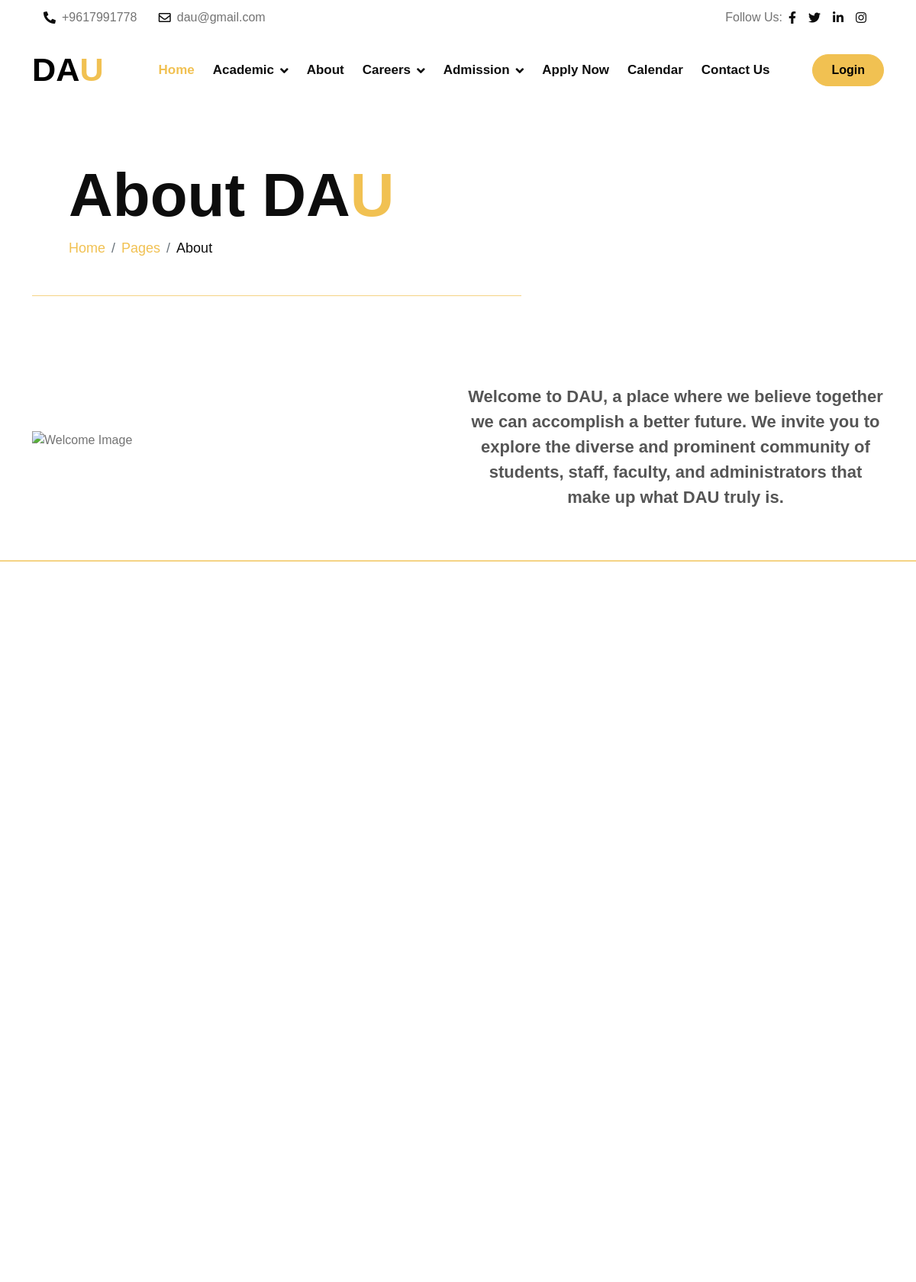
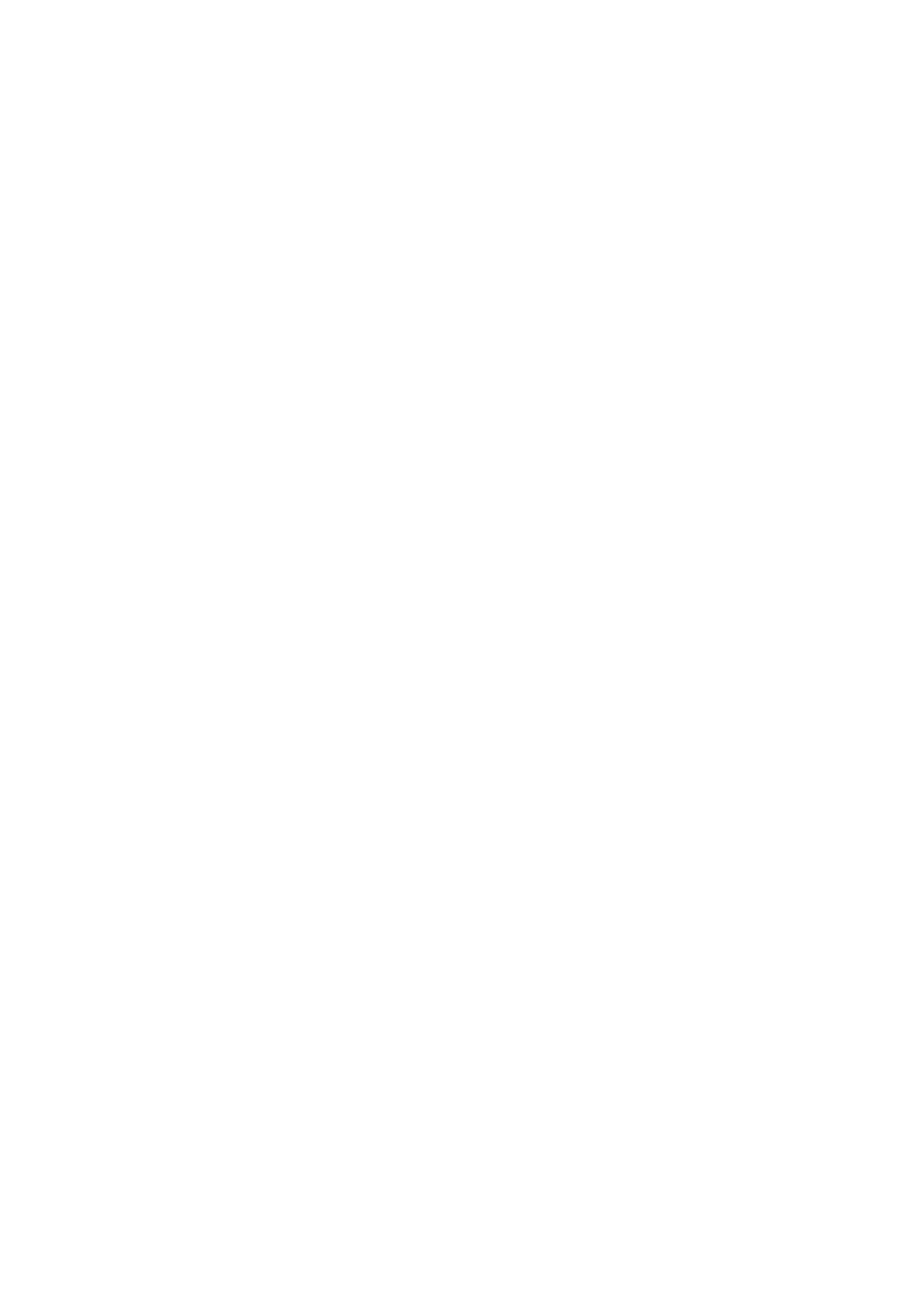
Page /Home/about.php (upper part) on the committed database (2 pictures, top to bottom).
### tables this page shows
CREATE TABLE `moreinfo` (
  `Name` varchar(255) NOT NULL,
  `welcomeStatement` varchar(100) NOT NULL,
  `PhoneNumber` varchar(20) DEFAULT NULL,
  `Instagram` varchar(255) DEFAULT NULL,
  `Facebook` varchar(255) DEFAULT NULL,
  `Twitter` varchar(255) DEFAULT NULL,
  `Linkedin` varchar(255) DEFAULT NULL,
  `Email` varchar(255) DEFAULT NULL,
  `Location` varchar(255) DEFAULT NULL
);

CREATE TABLE `about` (
  `WelcomeStatement` text NOT NULL,
  `Image1` varchar(100) NOT NULL,
  `PresidentMessage` text NOT NULL,
  `Image2` varchar(100) NOT NULL,
  `History` text NOT NULL,
  `SchoolsList` text NOT NULL,
  `Curriculum` text NOT NULL,
  `id` int(11) NOT NULL
);

### Home/class/DAL.class.php (called while the page is built, shortened)
<?php
class DAL
{
    public $servername = "localhost";
    public $username = "root";
    public $password = "";
    public $dbname = "university_db";
    private function connect()
    {
        $conn = new mysqli($this->servername, $this->username, $this->password, $this->dbname);
        return $conn;
    }
    public function getdata($sql)
    {
        $conn = $this->connect();
        $result = $conn->query($sql);
        $results = $result->fetch_all(MYSQLI_ASSOC);
        return $results;
    }
}

### Home/class/main.class.php (called while the page is built, shortened)
<?php
require_once('DAL.class.php');
class Main extends DAL
{
    function getAllInfo()
    {
        $sql = "SELECT * FROM moreinfo";
        return $this->getdata($sql);
    }
}

### Home/class/about.class.php (called while the page is built, shortened)
<?php
require_once('DAL.class.php');
class About extends DAL
{
    function getAbout()
    {
        $sql = "SELECT * FROM about ";
        return $this->getdata($sql);
    }
}

### Home/about.php (the view, shortened to what this page needs)
<?php require_once('common/header.php'); ?>
<?php
require_once("class/main.class.php");
require_once("class/about.class.php");
$about = new About();
$allAbout = $about->getAbout();
?>
<body>
    <?php require_once('common/navbar.php'); ?>
    <div class="container-fluid hero-header">
        <div class="container">
            <div class="row">
                <div class="col-lg-7">
                    <div class="hero-header-inner animated zoomIn">
                        <?php
                        $name = $allInfo[0]['Name'];
                        $lastLetter = substr($name, -1);
                        $nameWithoutLastLetter = substr($name, 0, -1);
                        ?>
                        <h1 class="display-1 text-dark">About
                            <?= $nameWithoutLastLetter ?><span class="text-primary"><?= $lastLetter ?></span>
                        </h1>
                        <ol class="breadcrumb mb-0">
                            <li class="breadcrumb-item"><a href="main.php">Home</a></li>
                            <li class="breadcrumb-item"><a href="#">Pages</a></li>
                            <li class="breadcrumb-item text-dark" aria-current="page">About</li>
                        </ol>
                    </div>
                </div>
            </div>
        </div>
    </div>
    <section class="welcome-section">
        <div class="container">
            <div class="row align-items-center">
                <div class="col-md-6">
                    <img src="img/college7.jpg" alt="Welcome Image" class="img-fluid">
                </div>
                <div class="col-md-6 text-center text-md-left">
                    <p class="lead"><?= nl2br(htmlspecialchars($allAbout[0]['WelcomeStatement'], ENT_QUOTES | ENT_SUBSTITUTE, 'UTF-8')) ?></p>
                </div>
            </div>
        </div>
    </section>
</body>
</html>

### Home/common/navbar.php (shortened to what this page needs)
<?php
require_once("class/main.class.php");
$info = new Main();
$allInfo = $info->getAllInfo();
?>
<div class="container-fluid fixed-top">
    <div class="container topbar d-none d-lg-block">
        <div class="topbar-inner" style="background-color: rgba(255, 255, 255, .5);">
            <div class="row gx-0">
                <div class="col-lg-7 text-start">
                    <div class="h-100 d-inline-flex align-items-center me-4">
                        <span class="fa fa-phone-alt me-2 text-dark"></span>
                        <a href="#" class="text-secondary"><span><?= $allInfo[0]['PhoneNumber'] ?></span></a>
                    </div>
                    <div class="h-100 d-inline-flex align-items-center">
                        <span class="far fa-envelope me-2 text-dark"></span>
                        <a href="#" class="text-secondary"><span><?= $allInfo[0]['Email'] ?></span></a>
                    </div>
                </div>
                <div class="col-lg-5 text-end">
                    <div class="h-100 d-inline-flex align-items-center">
                        <span class="text-body">Follow Us:</span>
                        <a class="text-dark px-2" href="<?= $allInfo[0]['Facebook'] ?>"><i class="fab fa-facebook-f"></i></a>
                        <a class="text-dark px-2" href="<?= $allInfo[0]['Twitter'] ?>"><i class="fab fa-twitter"></i></a>
                        <a class="text-dark px-2" href="<?= $allInfo[0]['Linkedin'] ?>"><i class="fab fa-linkedin-in"></i></a>
                        <a class="text-dark px-2" href="<?= $allInfo[0]['Instagram'] ?>"><i class="fab fa-instagram"></i></a>
                    </div>
                </div>
            </div>
        </div>
    </div>
    <div class="container">
        <nav class="navbar navbar-light navbar-expand-lg py-3">
            <a href="index.html" class="navbar-brand">
                <?php
                $name = $allInfo[0]['Name'];
                $lastLetter = substr($name, -1);
                $nameWithoutLastLetter = substr($name, 0, -1);
                ?>
                <h1 class="mb-0" style="font-size:2.7rem; color:black;">
                    <?= $nameWithoutLastLetter ?><span class="text-primary"><?= $lastLetter ?></span>
                </h1>
            </a>
            <div class="collapse navbar-collapse bg-white" id="navbarCollapse">
                <div class="navbar-nav ms-lg-auto mx-xl-auto">
                    <a href="main.php" class="nav-item nav-link active">Home</a>
                    <div class="nav-item dropdown">
                        <a href="#" class="nav-link dropdown-toggle" data-bs-toggle="dropdown">Academic</a>
                    </div>
                    <a href="about.php" class="nav-item nav-link">About</a>
                    <div class="nav-item dropdown">
                        <a href="#" class="nav-link dropdown-toggle" data-bs-toggle="dropdown">Careers</a>
                    </div>
                    <div class="nav-item dropdown">
                        <a href="#" class="nav-link dropdown-toggle" data-bs-toggle="dropdown">Admission</a>
                    </div>
                    <a href="apply.php" class="nav-item nav-link">Apply Now</a>
                    <a href="calender.php" class="nav-item nav-link">Calendar</a>
                    <a href="contact.php" class="nav-item nav-link">Contact Us</a>
                </div>
                <a href="login.php" class="btn btn-primary py-2 px-4 d-none d-xl-inline-block">Login</a>
            </div>
        </nav>
    </div>
</div>

### Home/css/style.css (style rules this page uses)
.wow, .animated { animation-duration: 2s !important; }
h1, h2, h3, .h1, .h2, .h3 { font-weight: 700 !important; font-family: 'Open', sans-serif !important; }
.btn { font-weight: 600; transition: .5s; border-radius: 40px; }
.topbar .topbar-inner { height: 45px; padding: 10px 15px; background: rgba(255, 255, 255, .5); }
.topbar a, .topbar a i { transition: 0.5s; }
.fixed-top { transition: .5s; }
.navbar { border-bottom: 1px solid rgba(255, 255, 255, .5); }
.navbar .navbar-nav .nav-link { padding: 12px; color: var(--bs-dark); font-size: 17px; font-weight: 600; transition: .5s; }
.navbar .navbar-nav .nav-link:hover, .navbar .navbar-nav .nav-link.active, .fixed-top.bg-white .navbar .navbar-nav .nav-link:hover, .fixed-top.bg-white .navbar .navbar-nav .nav-link.active { color: var(--bs-primary); }
.navbar .dropdown-toggle::after { border: none; content: "\f107"; font-family: "Font Awesome 5 Free"; font-weight: 700; vertical-align: middle; margin-left: 8px; }
@media (min-width: 992px) { .navbar-collapse { background: transparent !important; } }
.hero-header { margin-bottom: 0rem; padding-top: 10rem; padding-bottom:2rem; background-size: cover; }
.hero-header .hero-header-inner { padding: 3rem; background: rgba(255, 255, 255, .5); border: 1px solid rgba(241, 193, 82, .7); border-top: none; border-right: none; border-left: none; }
.hero-header .breadcrumb-item { font-size: 18px; }

### Home/about.php (style rules this page uses)
.welcome-section, .president-message, .text-image-section, .school-list-section, .curriculum-section { opacity: 0; transform: translateY(20px); transition: opacity 0.6s ease-out, transform 0.6s ease-out; }
.section-visible { opacity: 1; transform: translateY(0); }
.welcome-section { border: 2px solid rgba(241, 193, 82, .7); border-top: none; border-right: none; border-left: none; padding: 50px 0; }
.lead { font-size: 22px; color: #555; font-weight: 600; }

### rows in the picture
moreinfo: PhoneNumber "+9617991778", Email "dau@gmail.com", Name "DA", Name "U"
about: WelcomeStatement "Welcome to DAU, a place where we believe together we can accomplish a better future. We invite you to explore the diverse and prominent community of students, staff, faculty, and administrators that make up what DAU truly is."
